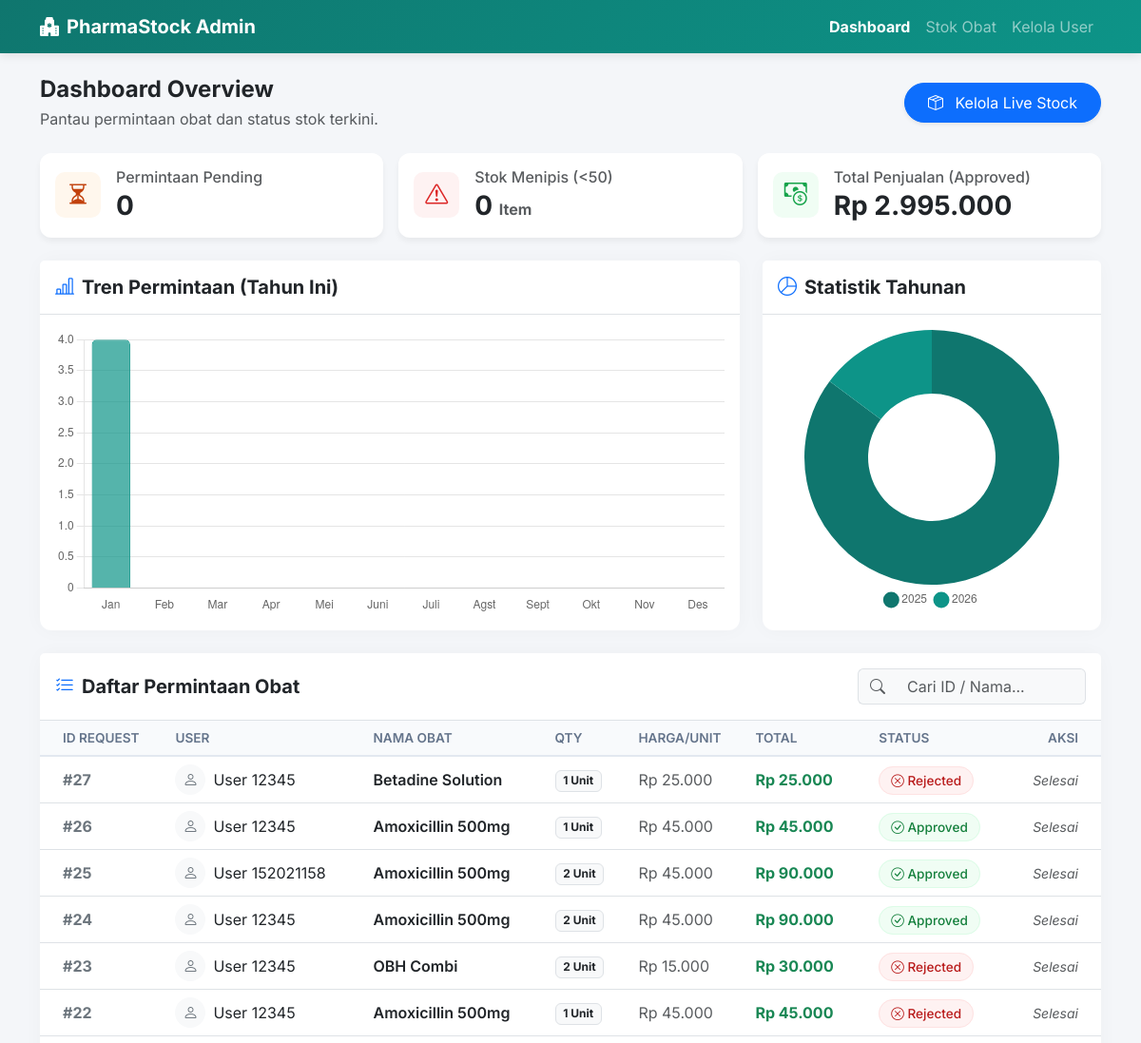
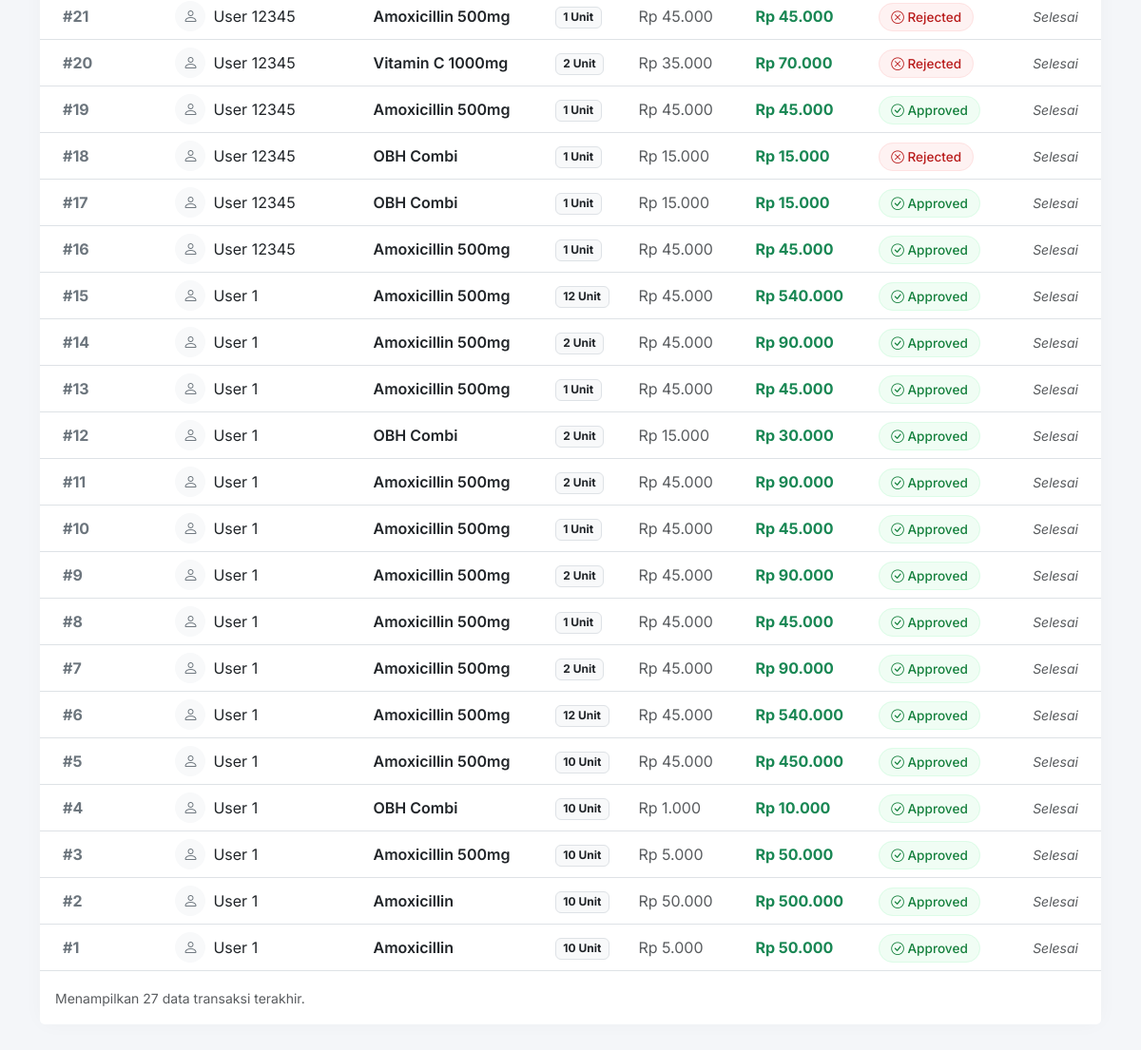
The page /pharmastock_admin/index.php on the database its author committed (2 pictures, top to bottom).
### tables this page shows
CREATE TABLE `requests` (
  `id` int NOT NULL,
  `user_id` int NOT NULL,
  `medicine_name` varchar(100) DEFAULT NULL,
  `qty` int DEFAULT NULL,
  `price_per_unit` double DEFAULT NULL,
  `total_price` double DEFAULT NULL,
  `status` enum('pending','approved','rejected') DEFAULT 'pending',
  `created_at` timestamp NULL DEFAULT CURRENT_TIMESTAMP
);

### pharmastock_admin/index.php (the view, shortened to what this page needs)
<?php
include 'koneksi.php';
$q_pending = mysqli_query($con, "SELECT COUNT(*) as total FROM requests WHERE status='pending'");
$d_pending = mysqli_fetch_assoc($q_pending);
$count_pending = $d_pending['total'];
$q_low = mysqli_query($con, "SELECT COUNT(*) as total FROM stocks WHERE stock_qty < 50");
$d_low = mysqli_fetch_assoc($q_low);
$count_low = $d_low['total'];
$q_income = mysqli_query($con, "SELECT SUM(total_price) as total FROM requests WHERE status='approved'");
$d_income = mysqli_fetch_assoc($q_income);
$total_income = $d_income['total'] ?? 0;
$monthly_labels = [];
$monthly_data = [];
for ($i = 1; $i <= 12; $i++) {
    $monthly_data_map[$i] = 0;
}
$query_month = "SELECT MONTH(created_at) as bulan, COUNT(*) as total
                FROM requests
                WHERE YEAR(created_at) = YEAR(CURDATE())
                GROUP BY MONTH(created_at)";
$res_month = mysqli_query($con, $query_month);
while ($row = mysqli_fetch_assoc($res_month)) {
    $monthly_data_map[$row['bulan']] = (int)$row['total'];
}
$month_names = ["Jan", "Feb", "Mar", "Apr", "Mei", "Juni", "Juli", "Agst", "Sept", "Okt", "Nov", "Des"];
foreach ($monthly_data_map as $bulan_num => $total) {
    $monthly_labels[] = $month_names[$bulan_num - 1];
    $monthly_data[] = $total;
}
$yearly_labels = [];
$yearly_data = [];
$query_year = "SELECT YEAR(created_at) as tahun, COUNT(*) as total
               FROM requests
               WHERE created_at >= DATE_SUB(NOW(), INTERVAL 5 YEAR)
               GROUP BY YEAR(created_at)
               ORDER BY tahun ASC";
$res_year = mysqli_query($con, $query_year);
while ($row = mysqli_fetch_assoc($res_year)) {
    $yearly_labels[] = $row['tahun'];
    $yearly_data[] = (int)$row['total'];
}
?>
<!DOCTYPE html>
<html lang="id">
<head>
    <link href="https://cdn.jsdelivr.net/npm/bootstrap@5.3.0/dist/css/bootstrap.min.css" rel="stylesheet">
    <link rel="stylesheet" href="https://cdn.jsdelivr.net/npm/bootstrap-icons@1.11.1/font/bootstrap-icons.css">
</head>
<body>
    <nav class="navbar navbar-dark navbar-expand-lg mb-4 sticky-top">
        <div class="container">
            <a class="navbar-brand fw-bold d-flex align-items-center gap-2" href="#">
                <i class="bi bi-hospital-fill"></i> PharmaStock Admin
            </a>
            <div class="collapse navbar-collapse" id="navbarNav">
                <ul class="navbar-nav ms-auto">
                    <li class="nav-item"><a href="index.php" class="nav-link active fw-bold">Dashboard</a></li>
                    <li class="nav-item"><a href="stok_obat.php" class="nav-link">Stok Obat</a></li>
                    <li class="nav-item"><a href="users.php" class="nav-link">Kelola User</a></li>
                </ul>
            </div>
        </div>
    </nav>
    <div class="container pb-5">
        <div class="d-flex justify-content-between align-items-center mb-4">
            <div>
                <h4 class="fw-bold text-dark mb-1">Dashboard Overview</h4>
                <p class="text-muted mb-0">Pantau permintaan obat dan status stok terkini.</p>
            </div>
            <a href="stok_obat.php" class="btn btn-primary shadow-sm px-4 py-2 rounded-pill">
                <i class="bi bi-box-seam me-2"></i> Kelola Live Stock
            </a>
        </div>
        <div class="row g-3 mb-4">
            <div class="col-md-4">
                <div class="card card-stat bg-white h-100 p-3">
                    <div class="d-flex align-items-center">
                        <div class="icon-box bg-soft-warning me-3">
                            <i class="bi bi-hourglass-split"></i>
                        </div>
                        <div>
                            <h6 class="text-muted mb-1">Permintaan Pending</h6>
                            <h3 class="fw-bold mb-0 text-dark"><?= $count_pending ?></h3>
                        </div>
                    </div>
                </div>
            </div>
            <div class="col-md-4">
                <div class="card card-stat bg-white h-100 p-3">
                    <div class="d-flex align-items-center">
                        <div class="icon-box bg-soft-danger me-3">
                            <i class="bi bi-exclamation-triangle"></i>
                        </div>
                        <div>
                            <h6 class="text-muted mb-1">Stok Menipis (<50)</h6>
                            <h3 class="fw-bold mb-0 text-dark"><?= $count_low ?> <small class="fs-6 text-muted">Item</small></h3>
                        </div>
                    </div>
                </div>
            </div>
            <div class="col-md-4">
                <div class="card card-stat bg-white h-100 p-3">
                    <div class="d-flex align-items-center">
                        <div class="icon-box bg-soft-success me-3">
                            <i class="bi bi-cash-coin"></i>
                        </div>
                        <div>
                            <h6 class="text-muted mb-1">Total Penjualan (Approved)</h6>
                            <h3 class="fw-bold mb-0 text-dark">Rp <?= number_format($total_income, 0, ',', '.') ?></h3>
                        </div>
                    </div>
                </div>
            </div>
        </div>
        <div class="row mb-4">
            <div class="col-md-8">
                <div class="card main-card bg-white h-100">
                    <div class="card-header bg-white py-3 border-bottom">
                        <h5 class="mb-0 fw-bold text-dark"><i class="bi bi-bar-chart-line me-2 text-primary"></i>Tren Permintaan (Tahun Ini)</h5>
                    </div>
                    <div class="card-body">
                        <canvas id="chartBulan" style="max-height: 300px;"></canvas>
                    </div>
                </div>
            </div>
            <div class="col-md-4">
                <div class="card main-card bg-white h-100">
                    <div class="card-header bg-white py-3 border-bottom">
                        <h5 class="mb-0 fw-bold text-dark"><i class="bi bi-pie-chart me-2 text-primary"></i>Statistik Tahunan</h5>
                    </div>
                    <div class="card-body d-flex align-items-center justify-content-center">
                        <div style="width: 100%; max-width: 300px;">
                            <canvas id="chartTahun"></canvas>
                        </div>
                    </div>
                </div>
            </div>
        </div>
        <div class="card main-card bg-white">
            <div class="card-header bg-white py-3 border-bottom d-flex justify-content-between align-items-center">
                <h5 class="mb-0 fw-bold text-dark"><i class="bi bi-list-check me-2 text-primary"></i>Daftar Permintaan Obat</h5>
                <div class="input-group w-auto">
                    <span class="input-group-text bg-light border-end-0"><i class="bi bi-search text-muted"></i></span>
                    <input type="text" class="form-control bg-light border-start-0" placeholder="Cari ID / Nama..." style="max-width: 200px;">
                </div>
            </div>
            <div class="card-body p-0">
                <div class="table-responsive">
                    <table class="table table-hover align-middle mb-0">
                        <thead>
                            <tr>
                                <th class="ps-4">ID Request</th>
                                <th>User</th>
                                <th>Nama Obat</th>
                                <th>Qty</th>
                                <th>Harga/Unit</th>
                                <th>Total</th>
                                <th>Status</th>
                                <th class="text-end pe-4">Aksi</th>
                            </tr>
                        </thead>
                        <tbody>
                            <?php
                            $query = "SELECT * FROM requests ORDER BY id DESC";
                            $result = mysqli_query($con, $query);
                            if (mysqli_num_rows($result) > 0) {
                                while ($row = mysqli_fetch_assoc($result)) {
                                    $harga_satuan = $row['price_per_unit'];
                                    $qty = $row['qty'];
                                    $total = $harga_satuan * $qty;
                                    $statusClass = 'badge-pending';
                                    $statusIcon = '<i class="bi bi-clock"></i>';
                                    if ($row['status'] == 'approved') {
                                        $statusClass = 'badge-approved';
                                        $statusIcon = '<i class="bi bi-check-circle"></i>';
                                    }
                                    if ($row['status'] == 'rejected') {
                                        $statusClass = 'badge-rejected';
                                        $statusIcon = '<i class="bi bi-x-circle"></i>';
                                    }
                            ?>
                            <tr>
                                <td class="ps-4 fw-bold text-secondary">#<?= $row['id'] ?></td>
                                <td>
                                    <div class="d-flex align-items-center">
                                        <div class="bg-light rounded-circle d-flex align-items-center justify-content-center me-2" style="width:32px;height:32px;">
                                            <i class="bi bi-person text-secondary"></i>
                                        </div>
                                        <span>User <?= $row['user_id'] ?></span>
                                    </div>
                                </td>
                                <td class="fw-semibold text-dark"><?= $row['medicine_name'] ?></td>
                                <td><span class="badge bg-light text-dark border"><?= $qty ?> Unit</span></td>
                                <td class="text-muted">Rp <?= number_format($harga_satuan, 0, ',', '.') ?></td>
                                <td class="fw-bold text-success">
                                    Rp <?= number_format($total, 0, ',', '.') ?>
                                </td>
                                <td>
                                    <span class="status-badge <?= $statusClass ?>">
                                        <?= $statusIcon ?> <?= ucfirst($row['status']) ?>
                                    </span>
                                </td>
                                <td class="text-end pe-4">
                                    <?php if ($row['status'] == 'pending') { ?>
                                        <div class="d-flex gap-1 justify-content-end">
                                            <a href="proses_status.php?id=<?= $row['id'] ?>&status=approved"
                                               class="btn btn-action btn-success"
                                               data-bs-toggle="tooltip" title="Setujui"
                                               onclick="return confirm('Yakin setujui request ini? Stok akan berkurang otomatis.')">
                                               <i class="bi bi-check-lg"></i>
                                            </a>
                                            <a href="proses_status.php?id=<?= $row['id'] ?>&status=rejected"
                                               class="btn btn-action btn-danger"
                                               data-bs-toggle="tooltip" title="Tolak"
                                               onclick="return confirm('Yakin tolak request ini?')">
                                               <i class="bi bi-x-lg"></i>
                                            </a>
                                        </div>
                                    <?php } else { ?>
                                        <span class="text-muted small fst-italic">Selesai</span>
                                    <?php } ?>
                                </td>
                            </tr>
                            <?php
                                }
                            } else {
                                echo "<tr><td colspan='8' class='text-center py-5 text-muted'>Belum ada data request.</td></tr>";
                            }
                            ?>
                        </tbody>
                    </table>
                </div>
            </div>
            <div class="card-footer bg-white py-3 border-top-0">
                <small class="text-muted">Menampilkan <?= mysqli_num_rows($result) ?> data transaksi terakhir.</small>
            </div>
        </div>
    </div>
    <script>
        // Initialize Tooltips
        var tooltipTriggerList = [].slice.call(document.querySelectorAll('[data-bs-toggle="tooltip"]'))
        var tooltipList = tooltipTriggerList.map(function (tooltipTriggerEl) {
          return new bootstrap.Tooltip(tooltipTriggerEl)
        })
        // --- CHART SETUP ---
        // 1. Chart Bulanan (Bar)
        const ctxBulan = document.getElementById('chartBulan').getContext('2d');
        const chartBulan = new Chart(ctxBulan, {
            type: 'bar',
            data: {
                labels: <?= json_encode($monthly_labels) ?>,
                datasets: [{
                    label: 'Jumlah Permintaan',
                    data: <?= json_encode($monthly_data) ?>,
                    backgroundColor: 'rgba(13, 148, 136, 0.7)', // Warna tema
                    borderColor: 'rgba(13, 148, 136, 1)',
                    borderWidth: 1,
                    borderRadius: 5
                }]
            },
            options: {
                responsive: true,
                maintainAspectRatio: false,
                scales: {
                    y: {
                        beginAtZero: true,
                        grid: { borderDash: [2, 2] }
                    },
                    x: {
                        grid: { display: false }
                    }
                },
                plugins: {
                    legend: { display: false }
                }
            }
        });
        // 2. Chart Tahunan (Doughnut)
        const ctxTahun = document.getElementById('chartTahun').getContext('2d');
        const chartTahun = new Chart(ctxTahun, {
            type: 'doughnut',
            data: {
                labels: <?= json_encode($yearly_labels) ?>,
                datasets: [{
                    label: 'Total Pertahun',
                    data: <?= json_encode($yearly_data) ?>,
                    backgroundColor: [
                        '#0f766e',
                        '#0d9488',
                        '#14b8a6',
                        '#5eead4',
                        '#ccfbf1'
                    ],
                    borderWidth: 0
                }]
            },
            options: {
                responsive: true,
                plugins: {
                    legend: {
                        position: 'bottom',
                        labels: { usePointStyle: true, boxWidth: 10 }
                    }
                }
            }
        });
    </script>
</body>
</html>

### rows shown on the page
requests: id "27", user "12345", medicine_name "Betadine Solution", qty "1", price_per_unit "25.000", total "25.000", status "Rejected", shows "Selesai"
requests: id "26", user "12345", medicine_name "Amoxicillin 500mg", qty "1", price_per_unit "45.000", total "45.000", status "Approved", shows "Selesai"
requests: id "25", user "152021158", medicine_name "Amoxicillin 500mg", qty "2", price_per_unit "45.000", total "90.000", status "Approved", shows "Selesai"
requests: id "24", user "12345", medicine_name "Amoxicillin 500mg", qty "2", price_per_unit "45.000", total "90.000", status "Approved", shows "Selesai"
requests: id "23", user "12345", medicine_name "OBH Combi", qty "2", price_per_unit "15.000", total "30.000", status "Rejected", shows "Selesai"
requests: id "22", user "12345", medicine_name "Amoxicillin 500mg", qty "1", price_per_unit "45.000", total "45.000", status "Rejected", shows "Selesai"
requests: id "21", user "12345", medicine_name "Amoxicillin 500mg", qty "1", price_per_unit "45.000", total "45.000", status "Rejected", shows "Selesai"
requests: id "20", user "12345", medicine_name "Vitamin C 1000mg", qty "2", price_per_unit "35.000", total "70.000", status "Rejected", shows "Selesai"
requests: id "19", user "12345", medicine_name "Amoxicillin 500mg", qty "1", price_per_unit "45.000", total "45.000", status "Approved", shows "Selesai"
requests: id "18", user "12345", medicine_name "OBH Combi", qty "1", price_per_unit "15.000", total "15.000", status "Rejected", shows "Selesai"
requests: id "17", user "12345", medicine_name "OBH Combi", qty "1", price_per_unit "15.000", total "15.000", status "Approved", shows "Selesai"
requests: id "16", user "12345", medicine_name "Amoxicillin 500mg", qty "1", price_per_unit "45.000", total "45.000", status "Approved", shows "Selesai"
requests: id "15", user "1", medicine_name "Amoxicillin 500mg", qty "12", price_per_unit "45.000", total "540.000", status "Approved", shows "Selesai"
requests: id "14", user "1", medicine_name "Amoxicillin 500mg", qty "2", price_per_unit "45.000", total "90.000", status "Approved", shows "Selesai"
requests: id "13", user "1", medicine_name "Amoxicillin 500mg", qty "1", price_per_unit "45.000", total "45.000", status "Approved", shows "Selesai"
requests: id "12", user "1", medicine_name "OBH Combi", qty "2", price_per_unit "15.000", total "30.000", status "Approved", shows "Selesai"
requests: id "11", user "1", medicine_name "Amoxicillin 500mg", qty "2", price_per_unit "45.000", total "90.000", status "Approved", shows "Selesai"
requests: id "10", user "1", medicine_name "Amoxicillin 500mg", qty "1", price_per_unit "45.000", total "45.000", status "Approved", shows "Selesai"
requests: id "9", user "1", medicine_name "Amoxicillin 500mg", qty "2", price_per_unit "45.000", total "90.000", status "Approved", shows "Selesai"
requests: id "8", user "1", medicine_name "Amoxicillin 500mg", qty "1", price_per_unit "45.000", total "45.000", status "Approved", shows "Selesai"
requests: id "7", user "1", medicine_name "Amoxicillin 500mg", qty "2", price_per_unit "45.000", total "90.000", status "Approved", shows "Selesai"
requests: id "6", user "1", medicine_name "Amoxicillin 500mg", qty "12", price_per_unit "45.000", total "540.000", status "Approved", shows "Selesai"
requests: id "5", user "1", medicine_name "Amoxicillin 500mg", qty "10", price_per_unit "45.000", total "450.000", status "Approved", shows "Selesai"
requests: id "4", user "1", medicine_name "OBH Combi", qty "10", price_per_unit "1.000", total "10.000", status "Approved", shows "Selesai"
requests: id "3", user "1", medicine_name "Amoxicillin 500mg", qty "10", price_per_unit "5.000", total "50.000", status "Approved", shows "Selesai"
requests: id "2", user "1", medicine_name "Amoxicillin", qty "10", price_per_unit "50.000", total "500.000", status "Approved", shows "Selesai"
requests: id "1", user "1", medicine_name "Amoxicillin", qty "10", price_per_unit "5.000", total "50.000", status "Approved", shows "Selesai"

### other values the page prints
$count_pending "0"
$count_low "0"
$total_income "2.995.000"
mysqli_num_rows($result) "27"
chart data {{ json_encode($monthly_labels) }} ["Jan","Feb","Mar","Apr","Mei","Juni","Juli","Agst","Sept","Okt","Nov","Des"]
chart data {{ json_encode($monthly_data) }} [4,0,0,0,0,0,0,0,0,0,0,0]
chart data {{ json_encode($yearly_labels) }} ["2025","2026"]
chart data {{ json_encode($yearly_data) }} [23,4]
